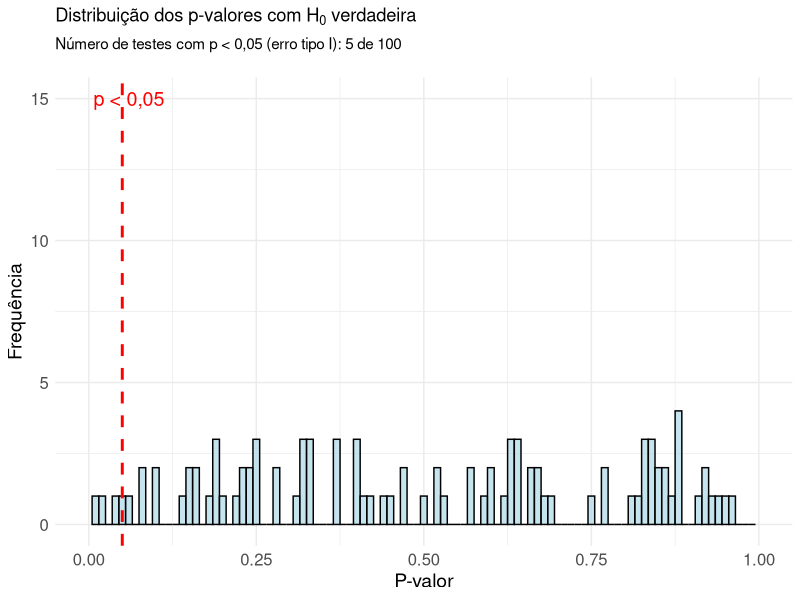

The R script that drew this image:
# Para reprodutibilidade
set.seed(42)

# Parâmetros da simulação
n_tests <- 100  # Número de testes
n_samples <- 30  # Tamanho da amostra em cada teste

# Simular 100 testes com amostras de 30 elementos
p_values <- numeric(n_tests)  # Vetor para armazenar os p-valores

for (i in 1:n_tests) {
  # Gerar uma amostra aleatória de uma distribuição normal
  sample_data <- rnorm(n_samples)
  
  # Realizar um teste t para a média da amostra (teste bilateral)
  test_result <- t.test(sample_data)
  
  # Armazenar o p-valor
  p_values[i] <- test_result$p.value
}

# Contar quantos p-valores são menores que 0,05
p_less_than_0_05 <- sum(p_values < 0.05)

# Criar gráfico de distribuição dos p-valores
ggplot2::ggplot(data.frame(p_values), ggplot2::aes(x = p_values)) +
  ggplot2::geom_histogram(binwidth = 0.01, fill = "lightblue", color = "black", alpha = 0.7) +
  ggplot2::geom_vline(xintercept = 0.05, color = "red", linetype = "dashed", size = 1) +
  ggplot2::annotate("text", x = 0.06, y = 15, label = "p < 0,05", color = "red", size = 5) +
  ggplot2::theme_minimal() +
  ggplot2::labs(
    title = expression("Distribuição dos p-valores com H"[0]*" verdadeira"),
    subtitle = paste("Número de testes com p < 0,05 (erro tipo I):", p_less_than_0_05, "de", n_tests, "\n"),
    x = "P-valor",
    y = "Frequência") +
  ggplot2::theme(axis.text = ggplot2::element_text(size = 12),
        axis.title = ggplot2::element_text(size = 14)) +
  ggplot2::scale_x_continuous(
  limits = c(0, 1),
  breaks = seq(0, 1, by = 0.25)
)
